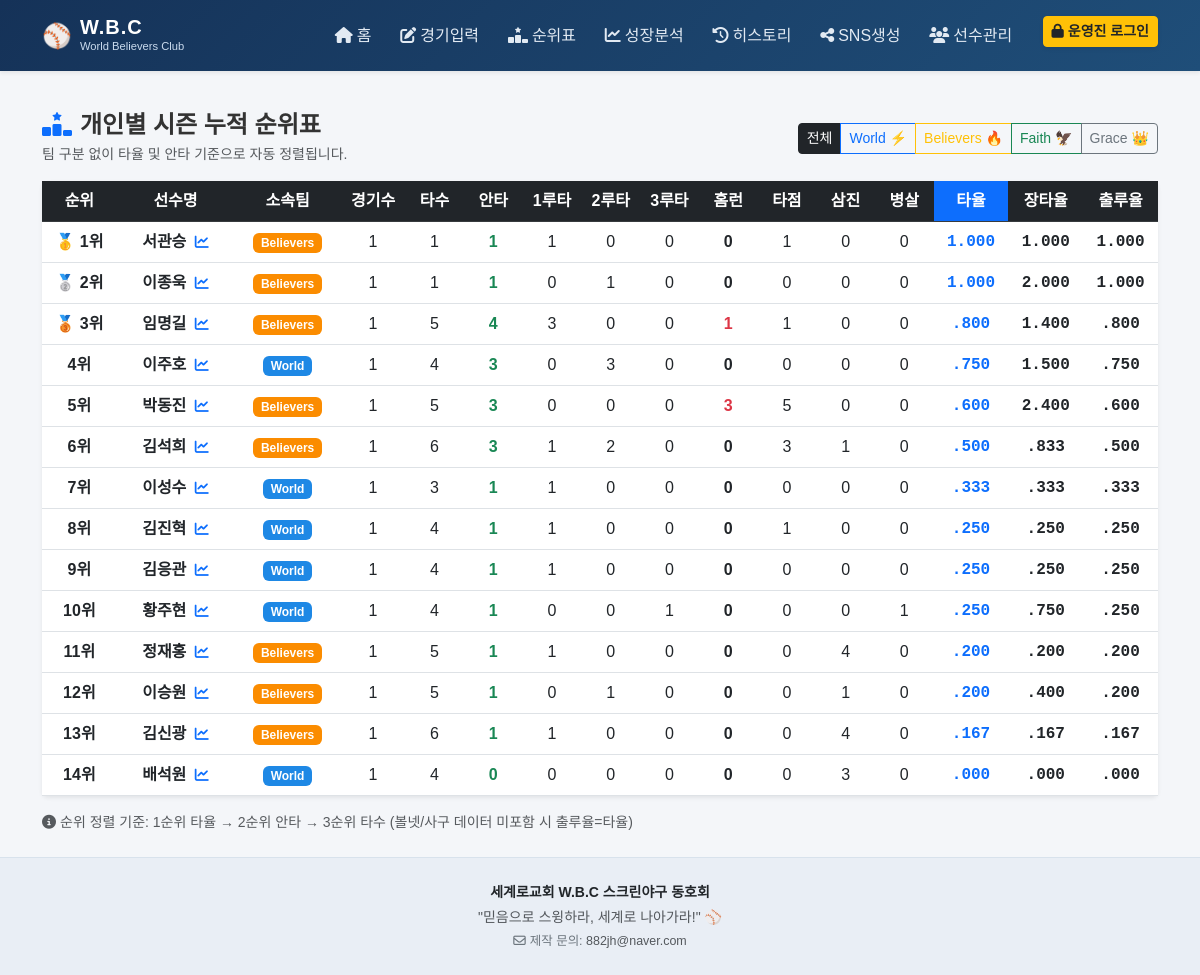
Screenshot of /rankings with the database file from the repository.
### tables this page shows
CREATE TABLE players (
            id        INTEGER PRIMARY KEY AUTOINCREMENT,
            name      TEXT NOT NULL,
            team      TEXT NOT NULL,
            is_active INTEGER DEFAULT 1,
            created_at TEXT DEFAULT (datetime('now','localtime'))
        );

### app.py (the view)
@app.route('/rankings')
def rankings():
    team = request.args.get('team','all')
    where = 'AND p.team=?' if team != 'all' else ''
    params = [team] if team != 'all' else []
    conn = get_db()
    rows = conn.execute(f'''
        SELECT p.id,p.name,p.team,
               COUNT(DISTINCT br.game_id) games,
               SUM(br.ab) tab, SUM(br.hits) th,
               SUM(br.singles) t1b, SUM(br.doubles) t2b, SUM(br.triples) t3b,
               SUM(br.hr) thr, SUM(br.rbi) trbi, SUM(br.k) tk, SUM(br.dp) tdp,
               CASE WHEN SUM(br.ab)>0
                    THEN ROUND(CAST(SUM(br.hits) AS REAL)/SUM(br.ab),3) ELSE 0 END savg,
               CASE WHEN SUM(br.ab)>0
                    THEN ROUND(CAST(SUM(br.singles)+SUM(br.doubles)*2+SUM(br.triples)*3+SUM(br.hr)*4 AS REAL)/SUM(br.ab),3) ELSE 0 END sslg,
               CASE WHEN SUM(br.ab)>0
                    THEN ROUND(CAST(SUM(br.hits) AS REAL)/SUM(br.ab),3) ELSE 0 END sobp,
               MAX(br.game_id) last_game_id
        FROM players p
        LEFT JOIN batting_records br ON br.player_id=p.id
        WHERE p.is_active=1 {where}
        GROUP BY p.id HAVING SUM(br.ab)>=1
        ORDER BY savg DESC, th DESC, tab DESC
    ''', params).fetchall()
    conn.close()
    return render_template('rankings.html', players=rows, team_filter=team)

### app.py (called while the page is built)
def fmt_rate(val):
    if val is None:
        return ".000"
    try:
        v = float(val)
    except (ValueError, TypeError):
        return ".000"
    if v >= 1.0:
        return f"{v:.3f}"
    s = f"{v:.3f}"
    if s.startswith('0.'):
        return s[1:]
    return s

@app.template_filter('rate')
def rate_filter(val):
    return fmt_rate(val)

@app.context_processor
def inject_auth():
    return {
        'is_admin': session.get('is_admin', False),
        'fmt_rate': fmt_rate
    }

def get_db():
    conn = sqlite3.connect(DB_PATH, timeout=10.0)
    conn.row_factory = sqlite3.Row
    conn.execute('PRAGMA foreign_keys = ON')
    conn.execute('PRAGMA journal_mode = WAL')
    conn.execute('PRAGMA busy_timeout = 5000')
    return conn

### templates/rankings.html (shortened to what this page needs)
{% extends 'base.html' %}
{% block content %}
<div class="d-flex justify-content-between align-items-center mb-3 flex-wrap gap-2">
    <div>
        <h4 class="fw-bold mb-1"><i class="fa-solid fa-ranking-star text-primary me-2"></i>개인별 시즌 누적 순위표</h4>
        <p class="text-muted small mb-0">팀 구분 없이 타율 및 안타 기준으로 자동 정렬됩니다.</p>
    </div>
    <div class="btn-group" role="group">
        <a href="{{ url_for('rankings', team='all') }}" class="btn btn-sm {{ 'btn-dark' if team_filter == 'all' else 'btn-outline-dark' }}">전체</a>
        <a href="{{ url_for('rankings', team='World') }}" class="btn btn-sm {{ 'btn-primary' if team_filter == 'World' else 'btn-outline-primary' }}">World ⚡</a>
        <a href="{{ url_for('rankings', team='Believers') }}" class="btn btn-sm {{ 'btn-warning text-dark' if team_filter == 'Believers' else 'btn-outline-warning' }}">Believers 🔥</a>
        <a href="{{ url_for('rankings', team='Faith') }}" class="btn btn-sm {{ 'btn-success' if team_filter == 'Faith' else 'btn-outline-success' }}">Faith 🦅</a>
        <a href="{{ url_for('rankings', team='Grace') }}" class="btn btn-sm {{ 'btn-secondary' if team_filter == 'Grace' else 'btn-outline-secondary' }}">Grace 👑</a>
    </div>
</div>
<div class="card shadow-sm border-0">
    <div class="table-responsive">
        <table class="table table-hover align-middle mb-0 text-center" style="min-width: 950px;">
            <thead class="table-dark text-nowrap">
                <tr>
                    <th style="width: 70px;">순위</th>
                    <th style="width: 110px; min-width: 100px;">선수명</th>
                    <th style="width: 100px;">소속팀</th>
                    <th style="width: 55px;">경기수</th>
                    <th style="width: 55px;">타수</th>
                    <th style="width: 55px;">안타</th>
                    <th style="width: 55px;">1루타</th>
                    <th style="width: 55px;">2루타</th>
                    <th style="width: 55px;">3루타</th>
                    <th style="width: 55px;">홈런</th>
                    <th style="width: 55px;">타점</th>
                    <th style="width: 55px;">삼진</th>
                    <th style="width: 55px;">병살</th>
                    <th class="bg-primary text-white" style="width: 70px;">타율</th>
                    <th style="width: 70px;">장타율</th>
                    <th style="width: 70px;">출루율</th>
                </tr>
            </thead>
            <tbody>
                {% for p in players %}
                {% set rank_class = 'rank-gold' if loop.index == 1 else ('rank-silver' if loop.index == 2 else ('rank-bronze' if loop.index == 3 else '')) %}
                <tr class="{{ rank_class }}">
                    <td class="fw-bold">
                        {% if loop.index == 1 %}🥇 1위
                        {% elif loop.index == 2 %}🥈 2위
                        {% elif loop.index == 3 %}🥉 3위
                        {% else %}{{ loop.index }}위
                        {% endif %}
                    </td>
                    <td class="fw-bold">
                        <a href="{{ url_for('analytics_page', player_id=p.id) }}" class="text-decoration-none text-dark hover-primary" title="성장 분석 차트 보기">
                            {{ p.name }} <i class="fa-solid fa-chart-line text-primary small ms-1"></i>
                        </a>
                    </td>
                    <td>
                        {% if p.team == 'World' %}
                            <span class="badge badge-world">World</span>
                        {% elif p.team == 'Believers' %}
                            <span class="badge badge-believers">Believers</span>
                        {% elif p.team == 'Faith' %}
                            <span class="badge badge-faith">Faith</span>
                        {% elif p.team == 'Grace' %}
                            <span class="badge badge-grace">Grace</span>
                        {% else %}
                            <span class="badge bg-secondary">{{ p.team }}</span>
                        {% endif %}
                    </td>
                    <td>{{ p.games }}</td>
                    <td>{{ p.tab }}</td>
                    <td class="fw-bold text-success">{{ p.th }}</td>
                    <td>{{ p.t1b }}</td>
                    <td>{{ p.t2b }}</td>
                    <td>{{ p.t3b }}</td>
                    <td class="fw-bold {{ 'text-danger' if p.thr > 0 else '' }}">{{ p.thr }}</td>
                    <td>{{ p.trbi }}</td>
                    <td>{{ p.tk }}</td>
                    <td>{{ p.tdp }}</td>
                    <td class="stat-mono fw-bold text-primary fs-6">
                        {{ p.savg | rate }}
                    </td>
                    <td class="stat-mono">
                        {{ p.sslg | rate }}
                    </td>
                    <td class="stat-mono">
                        {{ p.sobp | rate }}
                    </td>
                </tr>
                {% else %}
                <tr>
                    <td colspan="16" class="py-4 text-muted">등록된 기록이 없습니다.</td>
                </tr>
                {% endfor %}
            </tbody>
        </table>
    </div>
</div>
<div class="mt-3 text-muted small">
    <i class="fa-solid fa-circle-info me-1"></i>순위 정렬 기준: 1순위 타율 → 2순위 안타 → 3순위 타수 (볼넷/사구 데이터 미포함 시 출루율=타율)
</div>
{% endblock %}

### templates/base.html (shortened to what this page needs)
<!DOCTYPE html>
<html lang="ko">
<head>
    <link href="https://cdn.jsdelivr.net/npm/bootstrap@5.3.0/dist/css/bootstrap.min.css" rel="stylesheet">
    <link rel="stylesheet" href="https://cdnjs.cloudflare.com/ajax/libs/font-awesome/6.4.0/css/all.min.css">
    <link rel="stylesheet" href="{{ url_for('static', filename='css/style.css') }}">
</head>
<body>
    <nav class="navbar navbar-expand-lg navbar-dark navbar-custom sticky-top shadow-sm">
        <div class="container">
            <a class="navbar-brand fw-bold d-flex align-items-center gap-2" href="{{ url_for('index') }}">
                <span class="fs-4">⚾</span>
                <div>
                    <div class="brand-title">W.B.C</div>
                    <div class="brand-sub">World Believers Club</div>
                </div>
            </a>
            <div class="collapse navbar-collapse" id="navbarContent">
                <ul class="navbar-nav ms-auto mb-2 mb-lg-0 fw-medium">
                    <li class="nav-item">
                        <a class="nav-link" href="{{ url_for('index') }}"><i class="fa-solid fa-house me-1"></i>홈</a>
                    </li>
                    <li class="nav-item">
                        <a class="nav-link" href="{{ url_for('game_new') }}"><i class="fa-solid fa-pen-to-square me-1"></i>경기입력</a>
                    </li>
                    <li class="nav-item">
                        <a class="nav-link" href="{{ url_for('rankings') }}"><i class="fa-solid fa-ranking-star me-1"></i>순위표</a>
                    </li>
                    <li class="nav-item">
                        <a class="nav-link" href="{{ url_for('analytics_page') }}"><i class="fa-solid fa-chart-line me-1"></i>성장분석</a>
                    </li>
                    <li class="nav-item">
                        <a class="nav-link" href="{{ url_for('history') }}"><i class="fa-solid fa-clock-rotate-left me-1"></i>히스토리</a>
                    </li>
                    <li class="nav-item">
                        <a class="nav-link" href="{{ url_for('sns_page') }}"><i class="fa-solid fa-share-nodes me-1"></i>SNS생성</a>
                    </li>
                    <li class="nav-item">
                        <a class="nav-link" href="{{ url_for('players_page') }}"><i class="fa-solid fa-users me-1"></i>선수관리</a>
                    </li>
                    {% if is_admin %}
                    <li class="nav-item d-flex align-items-center ms-lg-3 my-2 my-lg-0">
                        <span class="badge bg-success-subtle text-success border border-success-subtle px-2 py-1 me-2" title="현재 경기 입력, 수정, 삭제가 가능합니다.">
                            <i class="fa-solid fa-lock-open me-1"></i>운영진 모드
                        </span>
                        <a href="{{ url_for('logout') }}" class="btn btn-sm btn-outline-light text-nowrap">
                            <i class="fa-solid fa-arrow-right-from-bracket me-1"></i>로그아웃
                        </a>
                    </li>
                    {% else %}
                    <li class="nav-item ms-lg-3 my-2 my-lg-0">
                        <button type="button" class="btn btn-sm btn-warning text-dark fw-bold text-nowrap shadow-sm" data-bs-toggle="modal" data-bs-target="#adminLoginModal">
                            <i class="fa-solid fa-lock me-1"></i>운영진 로그인
                        </button>
                    </li>
                    {% endif %}
                </ul>
            </div>
        </div>
    </nav>
    <main class="container my-4">
        {% block content %}{% endblock %}
    </main>
    <footer class="footer-custom py-4 mt-auto">
        <div class="container text-center text-muted small">
            <p class="mb-1 fw-bold text-dark">세계로교회 W.B.C 스크린야구 동호회</p>
            <p class="mb-1">"믿음으로 스윙하라, 세계로 나아가라!" ⚾</p>
            <p class="mb-0 text-secondary" style="font-size: 0.78rem;">
                <i class="fa-regular fa-envelope me-1"></i>제작 문의: <a href="mailto:882jh@naver.com" class="text-decoration-none text-muted fw-medium">882jh@naver.com</a>
            </p>
        </div>
    </footer>
</body>
</html>

### static/css/style.css (style rules this page uses)
body { font-family: 'Noto Sans KR', sans-serif; background-color: #f4f6f9; color: #333; min-height: 100vh; display: flex; flex-direction: column; }
.navbar-custom { background: linear-gradient(135deg, #153258, #1F4E79); padding: 0.7rem 1rem; }
.brand-title { font-size: 1.25rem; line-height: 1.1; font-weight: 800; letter-spacing: 1px; }
.brand-sub { font-size: 0.7rem; color: #cadbee; font-weight: 400; }
.nav-link { color: #e2eaf3 !important; padding: 0.5rem 0.9rem !important; border-radius: 6px; transition: all 0.2s; }
.footer-custom { background-color: #e9eef5; border-top: 1px solid #d8e2ec; }
.badge-world { background-color: #1E88E5; color: white; }
.badge-believers { background-color: #FB8C00; color: white; }
.rank-gold { background-color: #fff8e1 !important; }
.rank-silver { background-color: #f5f5f5 !important; }
.rank-bronze { background-color: #fbe9e7 !important; }
.stat-mono { font-family: 'Consolas', 'Courier New', monospace; font-weight: 700; }

### rows the page displays
players: shows "🥇 1위", name "서관승", team "Believers", games "1", tab "1", th "1", t1b "1", t2b "0", t3b "0", thr "0", trbi "1", tk "0", tdp "0", savg|rate "1.000", sslg|rate "1.000", sobp|rate "1.000"
players: shows "🥈 2위", name "이종욱", team "Believers", games "1", tab "1", th "1", t1b "0", t2b "1", t3b "0", thr "0", trbi "0", tk "0", tdp "0", savg|rate "1.000", sslg|rate "2.000", sobp|rate "1.000"
players: shows "🥉 3위", name "임명길", team "Believers", games "1", tab "5", th "4", t1b "3", t2b "0", t3b "0", thr "1", trbi "1", tk "0", tdp "0", savg|rate ".800", sslg|rate "1.400", sobp|rate ".800"
players: name "이주호", team "World", games "1", tab "4", th "3", t1b "0", t2b "3", t3b "0", thr "0", trbi "0", tk "0", tdp "0", savg|rate ".750", sslg|rate "1.500", sobp|rate ".750"
players: name "박동진", team "Believers", games "1", tab "5", th "3", t1b "0", t2b "0", t3b "0", thr "3", trbi "5", tk "0", tdp "0", savg|rate ".600", sslg|rate "2.400", sobp|rate ".600"
players: name "김석희", team "Believers", games "1", tab "6", th "3", t1b "1", t2b "2", t3b "0", thr "0", trbi "3", tk "1", tdp "0", savg|rate ".500", sslg|rate ".833", sobp|rate ".500"
players: name "이성수", team "World", games "1", tab "3", th "1", t1b "1", t2b "0", t3b "0", thr "0", trbi "0", tk "0", tdp "0", savg|rate ".333", sslg|rate ".333", sobp|rate ".333"
players: name "김진혁", team "World", games "1", tab "4", th "1", t1b "1", t2b "0", t3b "0", thr "0", trbi "1", tk "0", tdp "0", savg|rate ".250", sslg|rate ".250", sobp|rate ".250"
players: name "김응관", team "World", games "1", tab "4", th "1", t1b "1", t2b "0", t3b "0", thr "0", trbi "0", tk "0", tdp "0", savg|rate ".250", sslg|rate ".250", sobp|rate ".250"
players: name "황주현", team "World", games "1", tab "4", th "1", t1b "0", t2b "0", t3b "1", thr "0", trbi "0", tk "0", tdp "1", savg|rate ".250", sslg|rate ".750", sobp|rate ".250"
players: name "정재홍", team "Believers", games "1", tab "5", th "1", t1b "1", t2b "0", t3b "0", thr "0", trbi "0", tk "4", tdp "0", savg|rate ".200", sslg|rate ".200", sobp|rate ".200"
players: name "이승원", team "Believers", games "1", tab "5", th "1", t1b "0", t2b "1", t3b "0", thr "0", trbi "0", tk "1", tdp "0", savg|rate ".200", sslg|rate ".400", sobp|rate ".200"
players: name "김신광", team "Believers", games "1", tab "6", th "1", t1b "1", t2b "0", t3b "0", thr "0", trbi "0", tk "4", tdp "0", savg|rate ".167", sslg|rate ".167", sobp|rate ".167"
players: name "배석원", team "World", games "1", tab "4", th "0", t1b "0", t2b "0", t3b "0", thr "0", trbi "0", tk "3", tdp "0", savg|rate ".000", sslg|rate ".000", sobp|rate ".000"
